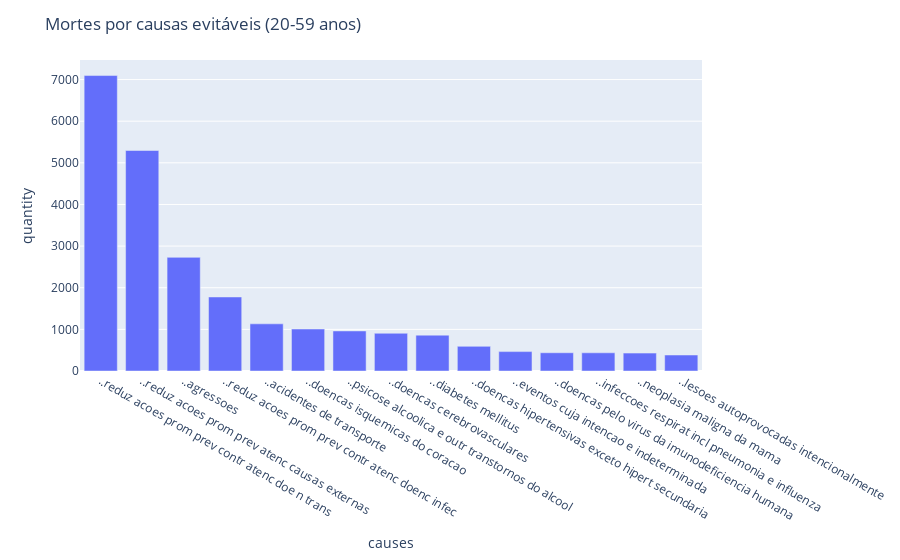

Notebook code cell kept with this figure:
### Code cell
plot_death_by_causes(df_adult, "Mortes por causas evitáveis (20-59 anos)")

### Figure 1 — Plotly figure (JSON) as saved in the notebook; plotly's stock layout.template omitted (floating-point values rounded to 4 significant figures)
{"data": [{"alignmentgroup": "True", "hovertemplate": "causes=%{x}<br>quantity=%{y}<extra></extra>", "legendgroup": "", "marker": {"color": "#636efa", "pattern": {"shape": ""}}, "name": "", "offsetgroup": "", "orientation": "v", "showlegend": false, "textposition": "auto", "type": "bar", "x": ["..reduz acoes prom prev contr atenc doenc infec", "..doencas pelo virus da imunodeficiencia humana", "..infeccoes respirat incl pneumonia e influenza", "..reduz acoes prom prev contr atenc doe n trans", "..neoplasia maligna da mama", "..diabetes mellitus", "..psicose alcoolica e outr transtornos do alcool", "..doencas hipertensivas exceto hipert secundaria", "..doencas isquemicas do coracao", "..doencas cerebrovasculares", "..reduz acoes prom prev atenc causas externas", "..acidentes de transporte", "..lesoes autoprovocadas intencionalmente", "..agressoes", "..eventos cuja intencao e indeterminada"], "xaxis": "x", "y": [1778, 438, 437, 7096, 430, 861, 962, 592, 1008, 906, 5296, 1133, 384, 2729, 466], "yaxis": "y"}], "layout": {"barmode": "relative", "legend": {"tracegroupgap": 0}, "margin": {"t": 60}, "title": {"text": "Mortes por causas evitáveis (20-59 anos)"}, "xaxis": {"anchor": "y", "categoryorder": "total descending", "domain": [0, 1], "title": {"text": "causes"}}, "yaxis": {"anchor": "x", "domain": [0, 1], "title": {"text": "quantity"}}}}
